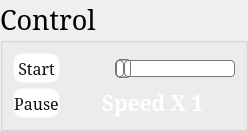
        <widget class="QGroupBox" name="control_box">
         <property name="sizePolicy">
          <sizepolicy hsizetype="Expanding" vsizetype="Expanding">
           <horstretch>0</horstretch>
           <verstretch>0</verstretch>
          </sizepolicy>
         </property>
         <property name="minimumSize">
          <size>
           <width>0</width>
           <height>0</height>
          </size>
         </property>
         <property name="maximumSize">
          <size>
           <width>16777215</width>
           <height>16777215</height>
          </size>
         </property>
         <property name="font">
          <font>
           <family>Garamond</family>
           <pointsize>20</pointsize>
          </font>
         </property>
         <property name="layoutDirection">
          <enum>Qt::LeftToRight</enum>
         </property>
         <property name="styleSheet">
          <string notr="true">QGroupBox#control_box {
	background-color:qlineargradient(x1:0,y1:0,x2:0,y2:1,stop:0 rgba(106,106,106,255),stop:1 rgba(106,106,106,75));
  	margin-top:27px;
  	border:1px solid rgba(25,25,25,127);
  	border-radius:8px;
}

QGroupBox#control_box::title {
	color: qlineargradient(spread:pad, x1:1, y1:1, x2:0, y2:0, stop:0 rgba(0, 0, 0, 255), stop:1 rgba(59, 59, 59, 255));
	border: 1px solid #32414B;
	border-radius: 5px;
	subcontrol-origin: margin;
	background-color: QLinearGradient( x1: 0, y1: 0, x2: 0, y2: 1, stop: 0 #ffa02f, stop: 1 #d7801a);
	subcontrol-position: top left;
	left: 10px;
	padding-left: 5px;
	padding-right: 5px;
	padding-top: 2px;
}</string>
         </property>
         <property name="title">
          <string>Control</string>
         </property>
         <layout class="QGridLayout" name="layout_control" rowstretch="50,50" columnstretch="30,70">
          <property name="leftMargin">
           <number>10</number>
          </property>
          <property name="topMargin">
           <number>10</number>
          </property>
          <property name="rightMargin">
           <number>10</number>
          </property>
          <property name="bottomMargin">
           <number>10</number>
          </property>
          <property name="horizontalSpacing">
           <number>10</number>
          </property>
          <property name="verticalSpacing">
           <number>5</number>
          </property>
          <item row="1" column="0">
           <widget class="QPushButton" name="pause">
            <property name="enabled">
             <bool>true</bool>
            </property>
            <property name="sizePolicy">
             <sizepolicy hsizetype="Expanding" vsizetype="Minimum">
              <horstretch>0</horstretch>
              <verstretch>0</verstretch>
             </sizepolicy>
            </property>
            <property name="minimumSize">
             <size>
              <width>0</width>
              <height>0</height>
             </size>
            </property>
            <property name="font">
             <font>
              <family>Garamond</family>
              <pointsize>12</pointsize>
              <weight>50</weight>
              <bold>false</bold>
             </font>
            </property>
            <property name="cursor">
             <cursorShape>PointingHandCursor</cursorShape>
            </property>
            <property name="styleSheet">
             <string notr="true">QPushButton#pause {
	color: qlineargradient(spread:pad, x1:0.471, y1:1, x2:0.455045, y2:0, stop:0 rgba(0, 0, 0, 255), stop:1 rgba(39, 39, 39, 255));
	border: 1px solid whitesmoke;
	background-color: rgb(255, 255, 255);
	border-radius: 10px;
}


QPushButton#pause:hover {
	background-color: rgb(171, 171, 171);
	color: rgb(255, 255, 255);
}

QPushButton#pause:disabled {	
}
</string>
            </property>
            <property name="text">
             <string>Pause</string>
            </property>
            <property name="icon">
             <iconset>
              <normaloff>icons/pause.png</normaloff>icons/pause.png</iconset>
            </property>
           </widget>
          </item>
          <item row="0" column="0">
           <widget class="QPushButton" name="start">
            <property name="enabled">
             <bool>true</bool>
            </property>
            <property name="sizePolicy">
             <sizepolicy hsizetype="Expanding" vsizetype="Minimum">
              <horstretch>0</horstretch>
              <verstretch>0</verstretch>
             </sizepolicy>
            </property>
            <property name="minimumSize">
             <size>
              <width>0</width>
              <height>0</height>
             </size>
            </property>
            <property name="font">
             <font>
              <family>Garamond</family>
              <pointsize>12</pointsize>
              <weight>50</weight>
              <bold>false</bold>
             </font>
            </property>
            <property name="cursor">
             <cursorShape>PointingHandCursor</cursorShape>
            </property>
            <property name="styleSheet">
             <string notr="true">QPushButton#start {
	color: qlineargradient(spread:pad, x1:0.471, y1:1, x2:0.455045, y2:0, stop:0 rgba(0, 0, 0, 255), stop:1 rgba(39, 39, 39, 255));
	border: 1px solid whitesmoke;
	background-color: rgb(255, 255, 255);
	border-radius: 10px;
}

QPushButton#start:hover {
	background-color: #32CD32;
	color: rgb(255, 255, 255);
}

QPushButton#start:disabled{

	background-color: QLinearGradient( x1: 0, y1: 0, x2: 0, y2: 1, stop: 0 #ffa02f, stop: 1 #d7801a);
}</string>
            </property>
            <property name="text">
             <string>Start</string>
            </property>
            <property name="icon">
             <iconset>
              <normaloff>icons/play.png</normaloff>icons/play.png</iconset>
            </property>
           </widget>
          </item>
          <item row="1" column="1">
           <widget class="QLabel" name="label_scale">
            <property name="sizePolicy">
             <sizepolicy hsizetype="Expanding" vsizetype="Expanding">
              <horstretch>0</horstretch>
              <verstretch>0</verstretch>
             </sizepolicy>
            </property>
            <property name="font">
             <font>
              <family>Garamond</family>
              <pointsize>16</pointsize>
              <weight>75</weight>
              <bold>true</bold>
             </font>
            </property>
            <property name="styleSheet">
             <string notr="true">QLabel {
color: rgb(255, 255, 255);
}</string>
            </property>
            <property name="text">
             <string>Speed X 1</string>
            </property>
            <property name="textFormat">
             <enum>Qt::RichText</enum>
            </property>
            <property name="scaledContents">
             <bool>false</bool>
            </property>
            <property name="alignment">
             <set>Qt::AlignCenter</set>
            </property>
           </widget>
          </item>
          <item row="0" column="1">
           <widget class="QWidget" name="slider_area" native="true">
            <property name="styleSheet">
             <string notr="true"/>
            </property>
            <layout class="QGridLayout" name="layout_slider" columnstretch="15,85">
             <property name="leftMargin">
              <number>0</number>
             </property>
             <property name="topMargin">
              <number>0</number>
             </property>
             <property name="rightMargin">
              <number>0</number>
             </property>
             <property name="bottomMargin">
              <number>0</number>
             </property>
             <property name="horizontalSpacing">
              <number>5</number>
             </property>
             <property name="verticalSpacing">
              <number>0</number>
             </property>
             <item row="0" column="0">
              <widget class="QLabel" name="icon_timer">
               <property name="sizePolicy">
                <sizepolicy hsizetype="Expanding" vsizetype="Expanding">
                 <horstretch>0</horstretch>
                 <verstretch>0</verstretch>
                </sizepolicy>
               </property>
               <property name="minimumSize">
                <size>
                 <width>40</width>
                 <height>30</height>
                </size>
               </property>
               <property name="text">
                <string/>
               </property>
               <property name="pixmap">
                <pixmap>icons/timer.ico</pixmap>
               </property>
               <property name="scaledContents">
                <bool>true</bool>
               </property>
               <property name="alignment">
                <set>Qt::AlignCenter</set>
               </property>
              </widget>
             </item>
             <item row="0" column="1">
              <widget class="QSlider" name="scale_time">
               <property name="sizePolicy">
                <sizepolicy hsizetype="Expanding" vsizetype="Expanding">
                 <horstretch>0</horstretch>
                 <verstretch>0</verstretch>
                </sizepolicy>
               </property>
               <property name="minimumSize">
                <size>
                 <width>120</width>
                 <height>20</height>
                </size>
               </property>
               <property name="cursor">
                <cursorShape>ClosedHandCursor</cursorShape>
               </property>
               <property name="styleSheet">
                <string notr="true">QSlider::groove:horizontal {
border: 1px solid #bbb;
background: white;
height: 15px;
border-radius: 4px;
}

QSlider::sub-page:horizontal {
background: qlineargradient(x1: 0, y1: 0,    x2: 0, y2: 1,
    stop: 0 #66e, stop: 1 #bbf);
background: qlineargradient(x1: 0, y1: 0.2, x2: 1, y2: 1,
    stop: 0 #bbf, stop: 1 #55f);
border: 1px solid #777;
height: 10px;
border-radius: 4px;
}

QSlider::add-page:horizontal {
background: #fff;
border: 1px solid #777;
height: 10px;
border-radius: 4px;
}

QSlider::handle:horizontal {
background: qlineargradient(x1:0, y1:0, x2:1, y2:1,
    stop:0 #eee, stop:1 #ccc);
border: 1px solid #777;
width: 13px;
margin-top: -2px;
margin-bottom: -2px;
border-radius: 4px;
}

QSlider::handle:horizontal:hover {
background: QLinearGradient( x1: 0, y1: 0, x2: 0, y2: 1, stop: 0 #ffa02f, stop: 1 #d7801a);
border: 1px solid #444;
border-radius: 4px;
}

QSlider::sub-page:horizontal:disabled {
background: #bbb;
border-color: #999;
}

QSlider::add-page:horizontal:disabled {
background: #eee;
border-color: #999;
}

QSlider::handle:horizontal:disabled {
background: #eee;
border: 1px solid #aaa;
border-radius: 4px;
}</string>
               </property>
               <property name="minimum">
                <number>1</number>
               </property>
               <property name="maximum">
                <number>20</number>
               </property>
               <property name="singleStep">
                <number>20</number>
               </property>
               <property name="value">
                <number>1</number>
               </property>
               <property name="sliderPosition">
                <number>1</number>
               </property>
               <property name="orientation">
                <enum>Qt::Horizontal</enum>
               </property>
               <property name="tickInterval">
                <number>0</number>
               </property>
              </widget>
             </item>
            </layout>
           </widget>
          </item>
         </layout>
        </widget>
